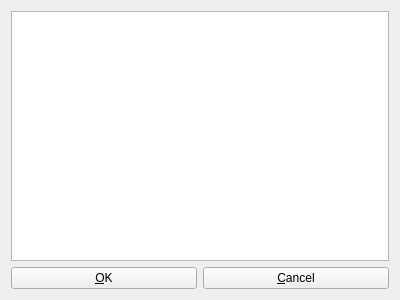
<?xml version="1.0" encoding="UTF-8"?>
<ui version="4.0">
 <class>RefWindow</class>
 <widget class="QWidget" name="RefWindow">
  <property name="geometry">
   <rect>
    <x>0</x>
    <y>0</y>
    <width>400</width>
    <height>300</height>
   </rect>
  </property>
  <property name="windowTitle">
   <string>Reference window</string>
  </property>
  <layout class="QGridLayout" name="gridLayout">
   <item row="1" column="0">
    <widget class="QPushButton" name="mButtonOk">
     <property name="text">
      <string>&amp;OK</string>
     </property>
    </widget>
   </item>
   <item row="1" column="1">
    <widget class="QPushButton" name="mButtonCancel">
     <property name="text">
      <string>&amp;Cancel</string>
     </property>
    </widget>
   </item>
   <item row="0" column="0" colspan="2">
    <widget class="QListWidget" name="listWidget"/>
   </item>
  </layout>
 </widget>
 <resources/>
 <connections>
  <connection>
   <sender>mButtonCancel</sender>
   <signal>clicked()</signal>
   <receiver>RefWindow</receiver>
   <slot>close()</slot>
   <hints>
    <hint type="sourcelabel">
     <x>272</x>
     <y>284</y>
    </hint>
    <hint type="destinationlabel">
     <x>397</x>
     <y>243</y>
    </hint>
   </hints>
  </connection>
  <connection>
   <sender>mButtonOk</sender>
   <signal>clicked()</signal>
   <receiver>RefWindow</receiver>
   <slot>setPropertyValue()</slot>
   <hints>
    <hint type="sourcelabel">
     <x>166</x>
     <y>276</y>
    </hint>
    <hint type="destinationlabel">
     <x>396</x>
     <y>172</y>
    </hint>
   </hints>
  </connection>
 </connections>
 <slots>
  <slot>exit()</slot>
  <slot>setPropertyValue()</slot>
 </slots>
</ui>
